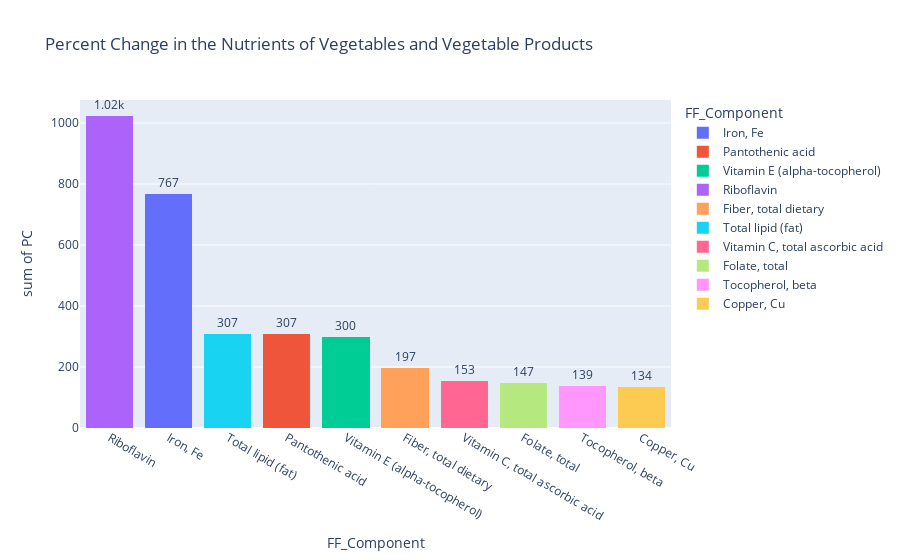

The code cell stored with this chart in its notebook:
### Markdown cell above
# Vegetables and Vegetable Products

### Code cell
# Vegetables and Vegetable Products
import pandas as pd
import plotly.express as px
csv = pd.read_csv('FF_SR_ data.csv')
df = csv[['food_category_id','FF Food description','FF_Component','SR Mean per 100g','FF Mean per 100g']]
df = df[df['FF_Component'].str.contains('SFA') == False]
df["PC"] = abs((df["FF Mean per 100g"]-df["SR Mean per 100g"])/(df["SR Mean per 100g"])) * 100
VEG = df[df['food_category_id'] == 11]
VEG = VEG.sort_values(by="PC", ascending=False)
VEG = VEG[VEG['PC'] != 0]
VEG = VEG[VEG['SR Mean per 100g'] != 0]
topten = VEG[0:15]
fig = px.histogram(topten, y='PC', x='FF_Component', title='Percent Change in the Nutrients of Vegetables and Vegetable Products',text_auto='.3s', color = 'FF_Component')
fig.update_traces(textfont_size=12, textangle=0, textposition="outside", cliponaxis=False)
fig.update_layout(barmode='stack', xaxis={'categoryorder':'total descending'})
fig.show()

### Figure 1 — Plotly figure (JSON) as saved in the notebook; plotly's stock layout.template omitted (floating-point values rounded to 4 significant figures)
{"data": [{"alignmentgroup": "True", "bingroup": "x", "cliponaxis": false, "histfunc": "sum", "hovertemplate": "FF_Component=%{x}<br>sum of PC=%{y}<extra></extra>", "legendgroup": "Iron, Fe", "marker": {"color": "#636efa", "pattern": {"shape": ""}}, "name": "Iron, Fe", "offsetgroup": "Iron, Fe", "orientation": "v", "showlegend": true, "textangle": 0, "textfont": {"size": 12}, "textposition": "outside", "texttemplate": "%{value:.3s}", "type": "histogram", "x": ["Iron, Fe"], "xaxis": "x", "y": [767.4], "yaxis": "y"}, {"alignmentgroup": "True", "bingroup": "x", "cliponaxis": false, "histfunc": "sum", "hovertemplate": "FF_Component=%{x}<br>sum of PC=%{y}<extra></extra>", "legendgroup": "Pantothenic acid", "marker": {"color": "#EF553B", "pattern": {"shape": ""}}, "name": "Pantothenic acid", "offsetgroup": "Pantothenic acid", "orientation": "v", "showlegend": true, "textangle": 0, "textfont": {"size": 12}, "textposition": "outside", "texttemplate": "%{value:.3s}", "type": "histogram", "x": ["Pantothenic acid"], "xaxis": "x", "y": [306.6], "yaxis": "y"}, {"alignmentgroup": "True", "bingroup": "x", "cliponaxis": false, "histfunc": "sum", "hovertemplate": "FF_Component=%{x}<br>sum of PC=%{y}<extra></extra>", "legendgroup": "Vitamin E (alpha-tocopherol)", "marker": {"color": "#00cc96", "pattern": {"shape": ""}}, "name": "Vitamin E (alpha-tocopherol)", "offsetgroup": "Vitamin E (alpha-tocopherol)", "orientation": "v", "showlegend": true, "textangle": 0, "textfont": {"size": 12}, "textposition": "outside", "texttemplate": "%{value:.3s}", "type": "histogram", "x": ["Vitamin E (alpha-tocopherol)"], "xaxis": "x", "y": [300], "yaxis": "y"}, {"alignmentgroup": "True", "bingroup": "x", "cliponaxis": false, "histfunc": "sum", "hovertemplate": "FF_Component=%{x}<br>sum of PC=%{y}<extra></extra>", "legendgroup": "Riboflavin", "marker": {"color": "#ab63fa", "pattern": {"shape": ""}}, "name": "Riboflavin", "offsetgroup": "Riboflavin", "orientation": "v", "showlegend": true, "textangle": 0, "textfont": {"size": 12}, "textposition": "outside", "texttemplate": "%{value:.3s}", "type": "histogram", "x": ["Riboflavin", "Riboflavin", "Riboflavin", "Riboflavin", "Riboflavin"], "xaxis": "x", "y": [291.1, 221.1, 217.0, 166.9, 125.5], "yaxis": "y"}, {"alignmentgroup": "True", "bingroup": "x", "cliponaxis": false, "histfunc": "sum", "hovertemplate": "FF_Component=%{x}<br>sum of PC=%{y}<extra></extra>", "legendgroup": "Fiber, total dietary", "marker": {"color": "#FFA15A", "pattern": {"shape": ""}}, "name": "Fiber, total dietary", "offsetgroup": "Fiber, total dietary", "orientation": "v", "showlegend": true, "textangle": 0, "textfont": {"size": 12}, "textposition": "outside", "texttemplate": "%{value:.3s}", "type": "histogram", "x": ["Fiber, total dietary"], "xaxis": "x", "y": [196.8], "yaxis": "y"}, {"alignmentgroup": "True", "bingroup": "x", "cliponaxis": false, "histfunc": "sum", "hovertemplate": "FF_Component=%{x}<br>sum of PC=%{y}<extra></extra>", "legendgroup": "Total lipid (fat)", "marker": {"color": "#19d3f3", "pattern": {"shape": ""}}, "name": "Total lipid (fat)", "offsetgroup": "Total lipid (fat)", "orientation": "v", "showlegend": true, "textangle": 0, "textfont": {"size": 12}, "textposition": "outside", "texttemplate": "%{value:.3s}", "type": "histogram", "x": ["Total lipid (fat)", "Total lipid (fat)"], "xaxis": "x", "y": [179.8, 127.5], "yaxis": "y"}, {"alignmentgroup": "True", "bingroup": "x", "cliponaxis": false, "histfunc": "sum", "hovertemplate": "FF_Component=%{x}<br>sum of PC=%{y}<extra></extra>", "legendgroup": "Vitamin C, total ascorbic acid", "marker": {"color": "#FF6692", "pattern": {"shape": ""}}, "name": "Vitamin C, total ascorbic acid", "offsetgroup": "Vitamin C, total ascorbic acid", "orientation": "v", "showlegend": true, "textangle": 0, "textfont": {"size": 12}, "textposition": "outside", "texttemplate": "%{value:.3s}", "type": "histogram", "x": ["Vitamin C, total ascorbic acid"], "xaxis": "x", "y": [152.5], "yaxis": "y"}, {"alignmentgroup": "True", "bingroup": "x", "cliponaxis": false, "histfunc": "sum", "hovertemplate": "FF_Component=%{x}<br>sum of PC=%{y}<extra></extra>", "legendgroup": "Folate, total", "marker": {"color": "#B6E880", "pattern": {"shape": ""}}, "name": "Folate, total", "offsetgroup": "Folate, total", "orientation": "v", "showlegend": true, "textangle": 0, "textfont": {"size": 12}, "textposition": "outside", "texttemplate": "%{value:.3s}", "type": "histogram", "x": ["Folate, total"], "xaxis": "x", "y": [147.2], "yaxis": "y"}, {"alignmentgroup": "True", "bingroup": "x", "cliponaxis": false, "histfunc": "sum", "hovertemplate": "FF_Component=%{x}<br>sum of PC=%{y}<extra></extra>", "legendgroup": "Tocopherol, beta", "marker": {"color": "#FF97FF", "pattern": {"shape": ""}}, "name": "Tocopherol, beta", "offsetgroup": "Tocopherol, beta", "orientation": "v", "showlegend": true, "textangle": 0, "textfont": {"size": 12}, "textposition": "outside", "texttemplate": "%{value:.3s}", "type": "histogram", "x": ["Tocopherol, beta"], "xaxis": "x", "y": [139.0], "yaxis": "y"}, {"alignmentgroup": "True", "bingroup": "x", "cliponaxis": false, "histfunc": "sum", "hovertemplate": "FF_Component=%{x}<br>sum of PC=%{y}<extra></extra>", "legendgroup": "Copper, Cu", "marker": {"color": "#FECB52", "pattern": {"shape": ""}}, "name": "Copper, Cu", "offsetgroup": "Copper, Cu", "orientation": "v", "showlegend": true, "textangle": 0, "textfont": {"size": 12}, "textposition": "outside", "texttemplate": "%{value:.3s}", "type": "histogram", "x": ["Copper, Cu"], "xaxis": "x", "y": [134.3], "yaxis": "y"}], "layout": {"barmode": "stack", "legend": {"title": {"text": "FF_Component"}, "tracegroupgap": 0}, "title": {"text": "Percent Change in the Nutrients of Vegetables and Vegetable Products"}, "xaxis": {"anchor": "y", "categoryarray": ["Iron, Fe", "Pantothenic acid", "Vitamin E (alpha-tocopherol)", "Riboflavin", "Fiber, total dietary", "Total lipid (fat)", "Vitamin C, total ascorbic acid", "Folate, total", "Tocopherol, beta", "Copper, Cu"], "categoryorder": "total descending", "domain": [0, 1], "title": {"text": "FF_Component"}}, "yaxis": {"anchor": "x", "domain": [0, 1], "title": {"text": "sum of PC"}}}}
